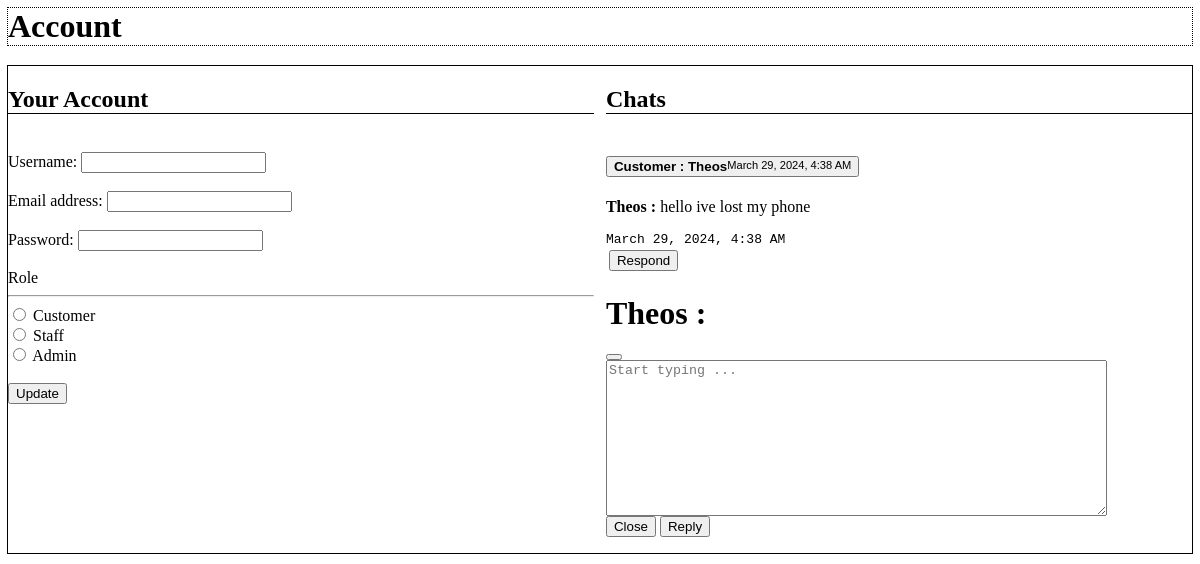
The app's page /public/pages/utils/account_view.php with its own data.
### tables this page shows
CREATE TABLE "chats" (
	"id"	INTEGER NOT NULL UNIQUE,
	"by"	TEXT NOT NULL,
	"cont"	TEXT NOT NULL,
	"response"	TEXT,
	"resby"	TEXT,
	"created_at"	TEXT NOT NULL,
	"updated_at"	TEXT NOT NULL,
	PRIMARY KEY("id" AUTOINCREMENT)
);

### app/controllers/Chats.php (called while the page is built, shortened)
<?php
class Chats
{
    public static function index()
    {
        $model = new Chats_model;
        return $model->getAll();
    }
}

### app/models/Chats_model.php (called while the page is built)
<?php
class Chats_model extends Database
{
    protected function getTableName(): string {
        return 'chats';
    }
}

### app/Database.php (called while the page is built, shortened)
<?php
abstract class Database
{
    protected $pdo;
    public function __construct()
    {
        $pdo = new PDO('sqlite:database/database.sqlite');
        $this->pdo = $pdo;
    }
    public  function getAll()
    {
        $sql = "SELECT * FROM {$this->getTableName()}";
        try {
            $stmt = $this->pdo->query($sql);
            $result = $stmt->fetchAll(PDO::FETCH_ASSOC);
            if ($result) {
                return ['status' => 'success', 'data' => $result];
            } else {
                return ['status' => 'fail', 'message' => 'Unable to get data'];
            }
        } catch (PDOException $e) {
           return ['status' => 'error', 'message' => 'Query failed: ' . $e->getMessage()] ;
        }
    }
}

### public/pages/utils/account_view.php (the view, shortened to what this page needs)
<h1 class="container p-5" style="outline: 1px dotted;">Account</h1>
<div class="container p-2" style="outline: 1px solid;">
    <div>
        <div style="display: flex;">
            <h2 style="flex-grow: 2; border-bottom:1px solid;">Your Account</h2>
        </div>
        <form action="Actions.php?a=PUT&source=Users&do=Update Account&from=<?= $_GET['path'] ?>&id=<?= $_SESSION['auth']['id'] ?>" method="post" class="p-3" >
            <br>
            <div class="form-group">
                <label for="username">Username:</label>
                <input type="text" name='username' class="form-control" id="username" placeholder='<?= $_SESSION['auth']['username'] ?>'>
            </div>
            <br>
            <div class="form-group">
                <label for="email">Email address:</label>
                <input type="email" name='email' class="form-control" id="email" placeholder='<?= $_SESSION['auth']['email'] ?>'>
            </div>
            <br>
            <div class="form-group">
                <label for="password">Password:</label>
                <input type="text" name="password" class="form-control" id="password" placeholder='<?= $_SESSION['auth']['password'] ?>'>
            </div>
            <br>
            <label for="usertype">Role</label>
            <hr>
            <input type="radio" id="customer" name="type" value="customer">
            <label for="customer">Customer</label><br>
            <input type="radio" id="staff" name="type" value="staff">
            <label for="staff">Staff</label><br>
            <input type="radio" id="admin" name="type" value="admin">
            <label for="admin">Admin</label><br><br>
            <button type="submit" class="btn btn-primary">Update</button>
        </form>
    </div>
    <div>
        <div style="display: flex;">
            <h2 style="flex-grow: 2; border-bottom:1px solid;">
                Chats </h2>
        </div>
        <div class="bd-example m-0 border-0">
            <div class="accordion" id="accordionExample">
                <?php
                if ($_SESSION['auth']['type']!=='customer') {
                $chat = Chats::index();
                if (isset($chat['data'])) {
                    foreach ($chat['data'] as $key => $value) {
                        $date = new DateTime($value['updated_at']);
                        $formattedDate = $date->format('F j, Y, g:i A');
                        echo <<<HTML
                        <form action="Actions.php?a=PUT&source=Chats&do=Respond to {$value['by']}&from={$_GET['path']}&id={$value['id']}" method='post' enctype="multipart/form-data">
                    <div class="accordion-item">
                           <h4 class="accordion-header">
                               <button class="accordion-button collapsed" type="button" style="display:flex;" data-bs-toggle="collapse" data-bs-target="#collapseOne" aria-expanded="false" aria-controls="collapseOne">
                                  <b style="flex-grow:2;">Customer : {$value['by']} </b> <small> $formattedDate</small>
                               </button>
                           </h4>
                           <div id="collapseOne" class="accordion-collapse collapse" data-bs-parent="#accordionExample" style="">
                               <div class="accordion-body">
                                   <strong> {$value['by']} :</strong>
                                   {$value['cont']}
                                   <code> $formattedDate</code>
                               </div>
                                <button style='margin:3px;'  type="button" class="btn btn-primary" data-bs-toggle="modal" data-bs-target="#exampleModalCenteredScrollable">Respond</button>
                           </div>
                       </div>
                       <div class="modal fade" id="exampleModalCenteredScrollable" tabindex="-1" aria-labelledby="exampleModalCenteredScrollableTitle" aria-hidden="true">
                        <div class="modal-dialog modal-dialog-centered modal-dialog-scrollable">
                            <div class="modal-content">
                            <div class="modal-header">
                                <h1 class="modal-title fs-5" id="exampleModalCenteredScrollableTitle"><strong> {$value['by']} :</strong> </h1>
                                <button type="button" class="btn-close" data-bs-dismiss="modal" aria-label="Close"></button>
                            </div>
                            <div class="modal-body">
                            <textarea id="summernote" name="response" id="" cols="60" rows="10" placeholder="Start typing ..."></textarea>
                                <input type="hidden" name="resby" value='{$_SESSION["auth"]["username"]}'>
                            </div>
                            <div class="modal-footer">
                                <button type="button" class="btn btn-secondary" data-bs-dismiss="modal">Close</button>
                                <button type="submit" class="btn btn-primary" >Reply</button>
                            </div>
                            </div>
                        </div>
                        </div>
                                    </form>
                   HTML;
                    }
                }
                }
                ?>
            </div>
        </div>
    </div>
</div>

### public/pages/utils/account_view.php (style rules this page uses)
.container { display: grid; grid-template-columns: 1fr 1fr; gap: 1%; }

### records on screen
chats: by "Theos", updated_at "March 29, 2024, 4:38 AM", cont "hello ive lost my phone"
